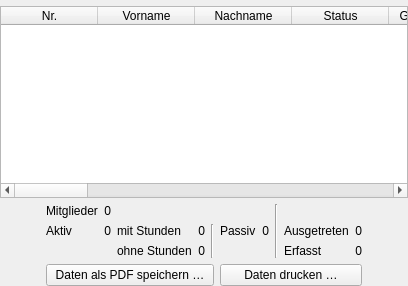
      <widget class="QWidget" name="mitglieder">
       <attribute name="title">
        <string>Mitgliederliste</string>
       </attribute>
       <layout class="QGridLayout" name="gridLayout_17" rowstretch="1,0" columnstretch="1,0,1">
        <property name="leftMargin">
         <number>0</number>
        </property>
        <property name="topMargin">
         <number>6</number>
        </property>
        <property name="rightMargin">
         <number>0</number>
        </property>
        <property name="bottomMargin">
         <number>0</number>
        </property>
        <property name="spacing">
         <number>6</number>
        </property>
        <item row="0" column="0" colspan="3">
         <widget class="QTableWidget" name="tabelleMitglieder">
          <property name="editTriggers">
           <set>QAbstractItemView::NoEditTriggers</set>
          </property>
          <property name="selectionMode">
           <enum>QAbstractItemView::ExtendedSelection</enum>
          </property>
          <property name="selectionBehavior">
           <enum>QAbstractItemView::SelectRows</enum>
          </property>
          <property name="sortingEnabled">
           <bool>true</bool>
          </property>
          <attribute name="horizontalHeaderDefaultSectionSize">
           <number>97</number>
          </attribute>
          <attribute name="horizontalHeaderShowSortIndicator" stdset="0">
           <bool>true</bool>
          </attribute>
          <attribute name="verticalHeaderVisible">
           <bool>false</bool>
          </attribute>
          <column>
           <property name="text">
            <string>Nr.</string>
           </property>
          </column>
          <column>
           <property name="text">
            <string>Vorname</string>
           </property>
          </column>
          <column>
           <property name="text">
            <string>Nachname</string>
           </property>
          </column>
          <column>
           <property name="text">
            <string>Status</string>
           </property>
          </column>
          <column>
           <property name="text">
            <string>Geburtsdatum</string>
           </property>
          </column>
          <column>
           <property name="text">
            <string>Eintritt</string>
           </property>
          </column>
          <column>
           <property name="text">
            <string>Austritt</string>
           </property>
          </column>
          <column>
           <property name="text">
            <string>Beruf</string>
           </property>
          </column>
          <column>
           <property name="text">
            <string>Straße</string>
           </property>
          </column>
          <column>
           <property name="text">
            <string>PLZ</string>
           </property>
          </column>
          <column>
           <property name="text">
            <string>Ort</string>
           </property>
          </column>
          <column>
           <property name="text">
            <string>Strecke</string>
           </property>
          </column>
          <column>
           <property name="text">
            <string>E-Mail</string>
           </property>
          </column>
          <column>
           <property name="text">
            <string>E-Mail veröff.</string>
           </property>
          </column>
          <column>
           <property name="text">
            <string>Telefon</string>
           </property>
          </column>
          <column>
           <property name="text">
            <string>Telefon veröff.</string>
           </property>
          </column>
          <column>
           <property name="text">
            <string>Tf-Ausbildung</string>
           </property>
          </column>
          <column>
           <property name="text">
            <string>Zf-Ausbildung</string>
           </property>
          </column>
          <column>
           <property name="text">
            <string>Rangierer</string>
           </property>
          </column>
          <column>
           <property name="text">
            <string>Tauglichkeit</string>
           </property>
          </column>
          <column>
           <property name="text">
            <string>Bemerkung</string>
           </property>
          </column>
         </widget>
        </item>
        <item row="1" column="0">
         <spacer name="horizontalSpacer_9">
          <property name="orientation">
           <enum>Qt::Horizontal</enum>
          </property>
          <property name="sizeHint" stdset="0">
           <size>
            <width>40</width>
            <height>20</height>
           </size>
          </property>
         </spacer>
        </item>
        <item row="1" column="1">
         <layout class="QGridLayout" name="gridLayout_15">
          <item row="0" column="7" rowspan="3">
           <widget class="Line" name="line">
            <property name="orientation">
             <enum>Qt::Vertical</enum>
            </property>
           </widget>
          </item>
          <item row="1" column="5">
           <widget class="QLabel" name="labelMitgliederPassive">
            <property name="text">
             <string>Passiv</string>
            </property>
           </widget>
          </item>
          <item row="1" column="6">
           <widget class="QLabel" name="labelMitgliederAnzPassiv">
            <property name="text">
             <string>0</string>
            </property>
            <property name="alignment">
             <set>Qt::AlignRight|Qt::AlignTrailing|Qt::AlignVCenter</set>
            </property>
           </widget>
          </item>
          <item row="2" column="3">
           <widget class="QLabel" name="labelMitgliederAnzAktivOhne">
            <property name="text">
             <string>0</string>
            </property>
            <property name="alignment">
             <set>Qt::AlignRight|Qt::AlignTrailing|Qt::AlignVCenter</set>
            </property>
           </widget>
          </item>
          <item row="2" column="2">
           <widget class="QLabel" name="labelMitgliederAktiveOhne">
            <property name="text">
             <string>ohne Stunden</string>
            </property>
           </widget>
          </item>
          <item row="1" column="0">
           <widget class="QLabel" name="labelMitgliederAktiv">
            <property name="text">
             <string>Aktiv</string>
            </property>
           </widget>
          </item>
          <item row="1" column="1">
           <widget class="QLabel" name="labelMitgliederAnzAktiv">
            <property name="text">
             <string>0</string>
            </property>
            <property name="alignment">
             <set>Qt::AlignRight|Qt::AlignTrailing|Qt::AlignVCenter</set>
            </property>
           </widget>
          </item>
          <item row="0" column="0">
           <widget class="QLabel" name="labelMitglieder">
            <property name="text">
             <string>Mitglieder</string>
            </property>
           </widget>
          </item>
          <item row="1" column="3">
           <widget class="QLabel" name="labelMitgliederAnzAktivMit">
            <property name="text">
             <string>0</string>
            </property>
            <property name="alignment">
             <set>Qt::AlignRight|Qt::AlignTrailing|Qt::AlignVCenter</set>
            </property>
           </widget>
          </item>
          <item row="3" column="5" colspan="5">
           <widget class="QPushButton" name="pushMitgliederDrucken">
            <property name="text">
             <string>Daten drucken …</string>
            </property>
           </widget>
          </item>
          <item row="0" column="1">
           <widget class="QLabel" name="labelMitgliederAnzMitglieder">
            <property name="text">
             <string>0</string>
            </property>
            <property name="alignment">
             <set>Qt::AlignRight|Qt::AlignTrailing|Qt::AlignVCenter</set>
            </property>
           </widget>
          </item>
          <item row="1" column="2">
           <widget class="QLabel" name="labelMitgliederAktiveMit">
            <property name="text">
             <string>mit Stunden</string>
            </property>
           </widget>
          </item>
          <item row="1" column="4" rowspan="2">
           <widget class="Line" name="line_2">
            <property name="orientation">
             <enum>Qt::Vertical</enum>
            </property>
           </widget>
          </item>
          <item row="2" column="8">
           <widget class="QLabel" name="labelMitgliederErfasst">
            <property name="text">
             <string>Erfasst</string>
            </property>
           </widget>
          </item>
          <item row="1" column="8">
           <widget class="QLabel" name="labelMitgliederAusgetreten">
            <property name="text">
             <string>Ausgetreten</string>
            </property>
           </widget>
          </item>
          <item row="2" column="9">
           <widget class="QLabel" name="labelMitgliederAnzErfasst">
            <property name="text">
             <string>0</string>
            </property>
            <property name="alignment">
             <set>Qt::AlignRight|Qt::AlignTrailing|Qt::AlignVCenter</set>
            </property>
           </widget>
          </item>
          <item row="1" column="9">
           <widget class="QLabel" name="labelMitgliederAnzAusgetreten">
            <property name="text">
             <string>0</string>
            </property>
            <property name="alignment">
             <set>Qt::AlignRight|Qt::AlignTrailing|Qt::AlignVCenter</set>
            </property>
           </widget>
          </item>
          <item row="3" column="0" colspan="5">
           <widget class="QPushButton" name="pushMitgliederPDF">
            <property name="text">
             <string>Daten als PDF speichern …</string>
            </property>
           </widget>
          </item>
         </layout>
        </item>
        <item row="1" column="2">
         <spacer name="horizontalSpacer_8">
          <property name="orientation">
           <enum>Qt::Horizontal</enum>
          </property>
          <property name="sizeHint" stdset="0">
           <size>
            <width>40</width>
            <height>20</height>
           </size>
          </property>
         </spacer>
        </item>
       </layout>
      </widget>
